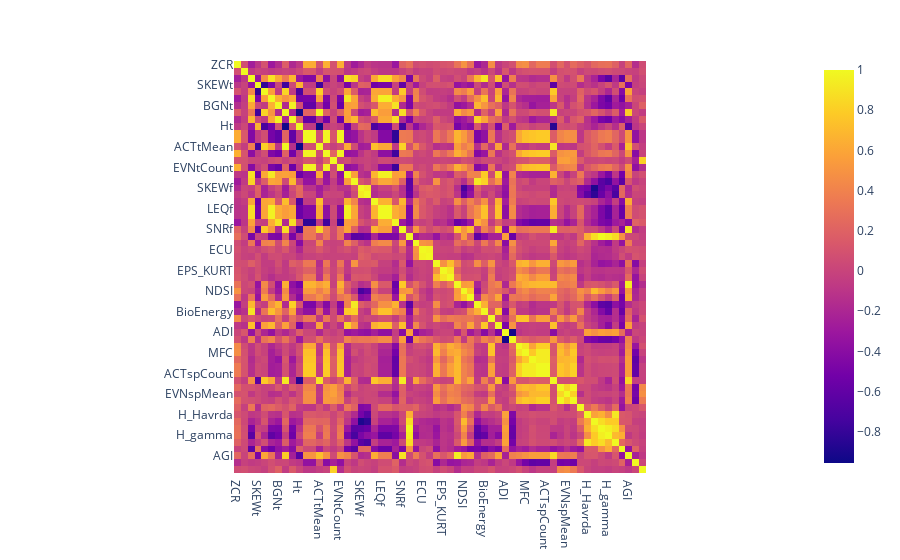

Notebook code cell kept with this figure:
### Code cell
df_data = df_norm[all_cols]
df_corr = df_data.corr()

fig = px.imshow(df_corr, height=700)
fig.show()

### Figure 1 — Plotly figure (JSON) as saved in the notebook; plotly's stock layout.template omitted (floating-point values rounded to 4 significant figures; data arrays with more than 128 entries replaced by an {"elided": "..."} marker saying what was removed)
{"data": [{"coloraxis": "coloraxis", "hovertemplate": "x: %{x}<br>y: %{y}<br>color: %{z}<extra></extra>", "name": "0", "type": "heatmap", "x": ["ZCR", "MEANt", "VARt", "SKEWt", "KURTt", "LEQt", "BGNt", "SNRt", "MED", "Ht", "ACTtFraction", "ACTtCount", "ACTtMean", "EVNtFraction", "EVNtMean", "EVNtCount", "MEANf", "VARf", "SKEWf", "KURTf", "NBPEAKS", "LEQf", "ENRf", "BGNf", "SNRf", "Hf", "EAS", "ECU", "ECV", "EPS", "EPS_KURT", "EPS_SKEW", "ACI", "NDSI", "rBA", "AnthroEnergy", "BioEnergy", "BI", "ROU", "ADI", "AEI", "LFC", "MFC", "HFC", "ACTspFract", "ACTspCount", "ACTspMean", "EVNspFract", "EVNspMean", "EVNspCount", "TFSD", "H_Havrda", "H_Renyi", "H_pairedShannon", "H_gamma", "H_GiniSimpson", "RAOQ", "AGI", "ROItotal", "ROIcover"], "xaxis": "x", "y": ["ZCR", "MEANt", "VARt", "SKEWt", "KURTt", "LEQt", "BGNt", "SNRt", "MED", "Ht", "ACTtFraction", "ACTtCount", "ACTtMean", "EVNtFraction", "EVNtMean", "EVNtCount", "MEANf", "VARf", "SKEWf", "KURTf", "NBPEAKS", "LEQf", "ENRf", "BGNf", "SNRf", "Hf", "EAS", "ECU", "ECV", "EPS", "EPS_KURT", "EPS_SKEW", "ACI", "NDSI", "rBA", "AnthroEnergy", "BioEnergy", "BI", "ROU", "ADI", "AEI", "LFC", "MFC", "HFC", "ACTspFract", "ACTspCount", "ACTspMean", "EVNspFract", "EVNspMean", "EVNspCount", "TFSD", "H_Havrda", "H_Renyi", "H_pairedShannon", "H_gamma", "H_GiniSimpson", "RAOQ", "AGI", "ROItotal", "ROIcover"], "yaxis": "y", "z": {"elided": "60x60 float values"}}], "layout": {"autosize": true, "coloraxis": {"colorscale": [[0, "#0d0887"], [0.1111, "#46039f"], [0.2222, "#7201a8"], [0.3333, "#9c179e"], [0.4444, "#bd3786"], [0.5556, "#d8576b"], [0.6667, "#ed7953"], [0.7778, "#fb9f3a"], [0.8889, "#fdca26"], [1, "#f0f921"]]}, "margin": {"t": 60}, "xaxis": {"anchor": "y", "autorange": true, "constrain": "domain", "domain": [0.112, 0.888], "range": [-0.5, 59.5], "scaleanchor": "y", "type": "category"}, "yaxis": {"anchor": "x", "autorange": true, "constrain": "domain", "domain": [0, 1], "range": [59.5, -0.5], "type": "category"}}}
